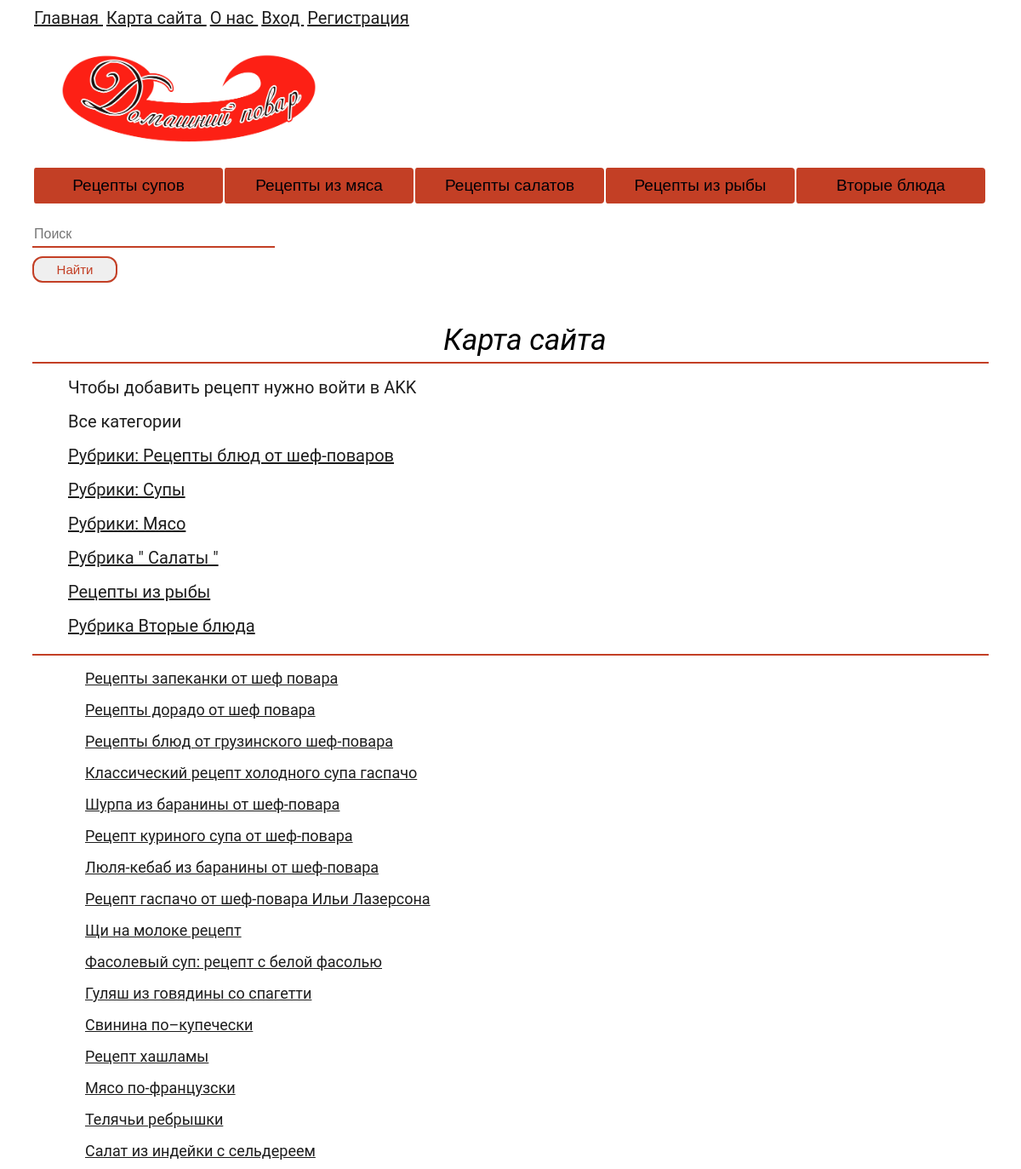
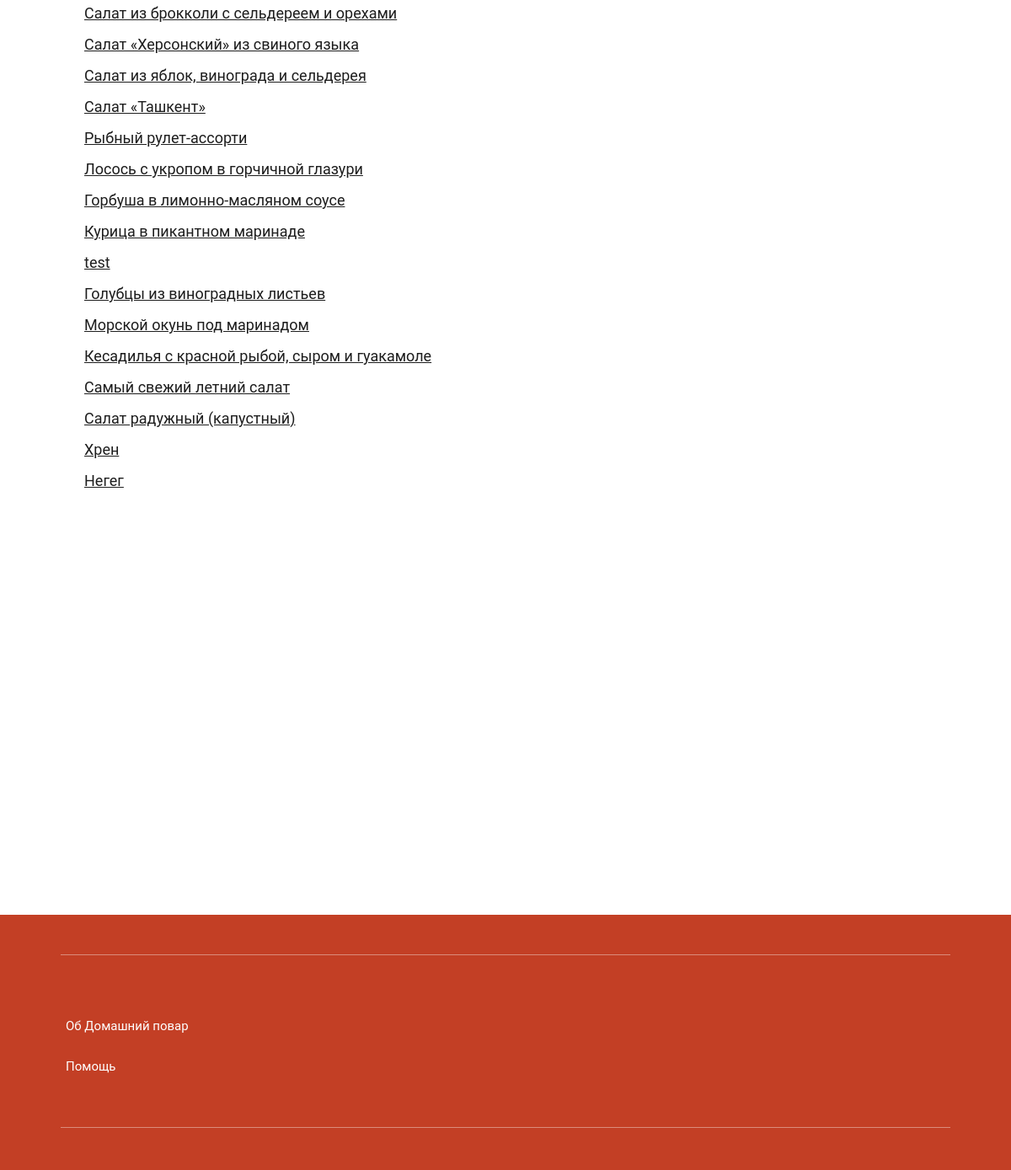
Screenshot of /map/ with the database file from the repository (2 pictures, top to bottom).
### map/models.py (models this page shows, shortened)
class Category(models.Model):
    name = models.CharField(max_length=200, db_index=True)
    def get_absolute_url(self):
        return reverse('category', kwargs={'cat_id': self.pk})
    class Meta:
        ordering = ['id']

class Heh(models.Model):
    title = models.CharField('Название', max_length=80)
    content = models.TextField(blank=True, null=True, verbose_name="Текст статьи")
    photo = models.ImageField(upload_to="photos/%Y/%m/%d/", null=True, verbose_name="Фото")
    data = models.DateField('Дата публикации')
    cat_id = models.ForeignKey('Category', on_delete=models.PROTECT, null=True, verbose_name="Категории")
    def get_absolute_url(self):
        return reverse('post', kwargs={'post_id': self.pk})
    class Meta:
        verbose_name = 'Рецепт'
        verbose_name_plural = 'Рецепты блюд от шеф-поваро'
        ordering = ['id']

### map/views.py (the view)
# urls.py: path('', views.map_home, name='map_home'),
def map_home(request):
    recept = Heh.objects.all
    cats = Category.objects.all
    return render(request, 'map/map_home.html', {'recept': recept, 'cats': cats, 'cat_selected': 0,})

### map/templates/map/map_home.html (shortened to what this page needs)
{% extends 'main/layout.html' %}
{% block content %}
<div class="tovar">
    <div class="container">
    <p style="font-size:35px;" class="tovar__main">Карта сайта</p>
          <div class="tovar__line"></div>
          {% if request.user.is_authenticated %}
          <ul><a class="men" href="{% url 'addrecept' %}">Добавить рецепт</a></ul>
          {% else %}
          <ul><a class="men">Чтобы добавить рецепт нужно войти в AKK</a></ul>
          {% endif %}
          {% if cat_selected == 0 %}
          <ul><a class="men">Все категории</a></ul>
          {% else %}
          <ul><a class="men" href="{% url 'map_home' %}">Все категории</a></ul>
          {% endif %}
          {% for el in cats %}
              {% if el.pk == cat_selected %}
              <ul><a class="men">{{ el.name }}</a></ul>
              {% else %}
              <ul><a class="men" href="{{ el.get_absolute_url }}">{{ el.name }}</a></ul>
              {% endif %}
          {% endfor %}
          <div class="tovar__line"></div>
          {% for p in recept %}
          <ul>
            <a class="men_krt" href="{{ p.get_absolute_url }}">{{ p.title }}</a>
          </ul>
          {% endfor %}
          </div>
      </div>
{% endblock  %}

### main/static/main/css/1style.css (style rules this page uses)
body { margin: 0; padding: 0; font-family: 'Roboto', sans-serif; }
.men { padding: 5px 2px; color: #1D1D1D; font-size: 20px; list-style-type: none; }
.men_krt { padding: 3px 22px; color: #1D1D1D; font-size: 18px; list-style-type: none; }
.tovar { display: flex; justify-content: center; padding-bottom: 89px; margin-top: 100px; }
.tovar__main { font-style: italic; font-size: 16px; text-align: center; }
.tovar__line { border-top: none; border-left: none; border-right: none; border-bottom: 2px solid rgb(195, 63, 37); padding-bottom: 5px; font-size: 16px; }
.tovar .container > p { font-size: 22px; margin-top: -111px; margin-left: 3%; margin-bottom: 0; }
.container { max-width: 1124px; width: 1124px; }
.tovar { margin-top: 150px; }

### rows the page displays
Category: name "Рубрики: Рецепты блюд от шеф-поваров"
Category: name "Рубрики: Супы"
Category: name "Рубрики: Мясо"
Category: name "Рубрика \" Салаты \""
Category: name "Рецепты из рыбы"
Category: name "Рубрика Вторые блюда"
Heh: title "Рецепты запеканки от шеф повара"
Heh: title "Рецепты дорадо от шеф повара"
Heh: title "Рецепты блюд от грузинского шеф-повара"
Heh: title "Классический рецепт холодного супа гаспачо"
Heh: title "Шурпа из баранины от шеф-повара"
Heh: title "Рецепт куриного супа от шеф-повара"
Heh: title "Люля-кебаб из баранины от шеф-повара"
Heh: title "Рецепт гаспачо от шеф-повара Ильи Лазерсона"
Heh: title "Щи на молоке рецепт"
Heh: title "Фасолевый суп: рецепт с белой фасолью"
Heh: title "Гуляш из говядины со спагетти"
Heh: title "Свинина по–купечески"
Heh: title "Рецепт хашламы"
Heh: title "Мясо по-французски"
Heh: title "Телячьи ребрышки"
Heh: title "Салат из индейки с сельдереем"
Heh: title "Салат из брокколи с сельдереем и орехами"
Heh: title "Салат «Херсонский» из свиного языка"
Heh: title "Салат из яблок, винограда и сельдерея"
Heh: title "Салат «Ташкент»"
Heh: title "Рыбный рулет-ассорти"
Heh: title "Лосось с укропом в горчичной глазури"
Heh: title "Горбуша в лимонно-масляном соусе"
Heh: title "Курица в пикантном маринаде"
Heh: title "test"
Heh: title "Голубцы из виноградных листьев"
Heh: title "Морской окунь под маринадом"
Heh: title "Кесадилья с красной рыбой, сыром и гуакамоле"
Heh: title "Самый свежий летний салат"
Heh: title "Салат радужный (капустный)"
Heh: title "Хрен"
Heh: title "Негег"
